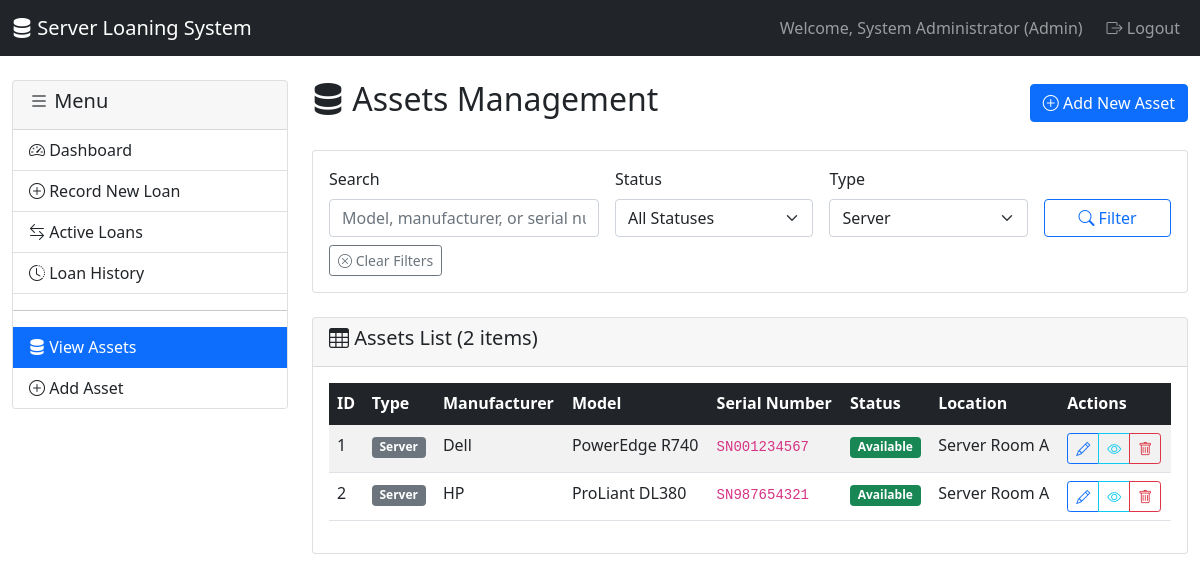
The app's page /admin/assets_list.php?type=Server (signed in) with its own data.
### tables this page shows
CREATE TABLE assets (
    asset_id INT AUTO_INCREMENT PRIMARY KEY,
    asset_type ENUM('Server', 'Security Appliance', 'Network Device', 'Other') NOT NULL,
    manufacturer VARCHAR(100),
    model VARCHAR(100) NOT NULL,
    serial_number VARCHAR(100) UNIQUE,
    specifications TEXT,
    status ENUM('Available', 'On Loan', 'Maintenance', 'Retired') DEFAULT 'Available',
    location VARCHAR(200),
    notes TEXT,
    created_at TIMESTAMP DEFAULT CURRENT_TIMESTAMP,
    updated_at TIMESTAMP DEFAULT CURRENT_TIMESTAMP ON UPDATE CURRENT_TIMESTAMP
);

### auth/check_auth.php (called while the page is built, shortened)
<?php
function getCurrentUserName() {
    return isset($_SESSION['full_name']) ? $_SESSION['full_name'] : $_SESSION['username'];
}
?>

### admin/assets_list.php (the view, shortened to what this page needs)
<?php
require_once '../auth/check_auth.php';
require_once '../config/db_config.php';
$search_term = '';
$status_filter = '';
$type_filter = '';
if (isset($_GET['type'])) {
    $type_filter = $_GET['type'];
}
$query = "SELECT * FROM assets WHERE 1=1";
$params = [];
$types = "";
if (!empty($type_filter)) {
    $query .= " AND asset_type = ?";
    $params[] = $type_filter;
    $types .= "s";
}
$query .= " ORDER BY created_at DESC";
if (!empty($params)) {
    $stmt = $conn->prepare($query);
    $stmt->bind_param($types, ...$params);
    $stmt->execute();
    $result = $stmt->get_result();
} else {
    $result = $conn->query($query);
}
?>
<!DOCTYPE html>
<html lang="en">
<head>
    <link href="https://cdn.jsdelivr.net/npm/bootstrap@5.1.3/dist/css/bootstrap.min.css" rel="stylesheet">
    <link href="https://cdn.jsdelivr.net/npm/bootstrap-icons@1.7.2/font/bootstrap-icons.css" rel="stylesheet">
</head>
<body>
    <nav class="navbar navbar-expand-lg navbar-dark bg-dark">
        <div class="container-fluid">
            <a class="navbar-brand" href="dashboard.php">
                <i class="bi bi-server"></i> Server Loaning System
            </a>
            <div class="navbar-nav ms-auto">
                <span class="navbar-text me-3">
                    Welcome, <?php echo getCurrentUserName(); ?> (Admin)
                </span>
                <a class="nav-link" href="../auth/logout.php">
                    <i class="bi bi-box-arrow-right"></i> Logout
                </a>
            </div>
        </div>
    </nav>
    <div class="container-fluid mt-4">
        <div class="row">
            <div class="col-md-3">
                <div class="card">
                    <div class="card-header">
                        <h5><i class="bi bi-list"></i> Menu</h5>
                    </div>
                    <div class="list-group list-group-flush">
                        <a href="dashboard.php" class="list-group-item list-group-item-action">
                            <i class="bi bi-speedometer2"></i> Dashboard
                        </a>
                        <a href="loan_record.php" class="list-group-item list-group-item-action">
                            <i class="bi bi-plus-circle"></i> Record New Loan
                        </a>
                        <a href="loans_active.php" class="list-group-item list-group-item-action">
                            <i class="bi bi-arrow-left-right"></i> Active Loans
                        </a>
                        <a href="loans_history.php" class="list-group-item list-group-item-action">
                            <i class="bi bi-clock-history"></i> Loan History
                        </a>
                        <hr>
                        <a href="assets_list.php" class="list-group-item list-group-item-action active">
                            <i class="bi bi-server"></i> View Assets
                        </a>
                        <a href="asset_add.php" class="list-group-item list-group-item-action">
                            <i class="bi bi-plus-circle"></i> Add Asset
                        </a>
                    </div>
                </div>
            </div>
            <div class="col-md-9">
                <div class="d-flex justify-content-between align-items-center mb-4">
                    <h2><i class="bi bi-server"></i> Assets Management</h2>
                    <a href="asset_add.php" class="btn btn-primary">
                        <i class="bi bi-plus-circle"></i> Add New Asset
                    </a>
                </div>
                <div class="card mb-4">
                    <div class="card-body">
                        <form method="GET" class="row g-3">
                            <div class="col-md-4">
                                <label for="search" class="form-label">Search</label>
                                <input type="text" class="form-control" id="search" name="search"
                                       placeholder="Model, manufacturer, or serial number"
                                       value="<?php echo htmlspecialchars($search_term); ?>">
                            </div>
                            <div class="col-md-3">
                                <label for="status" class="form-label">Status</label>
                                <select class="form-select" id="status" name="status">
                                    <option value="">All Statuses</option>
                                </select>
                            </div>
                            <div class="col-md-3">
                                <label for="type" class="form-label">Type</label>
                                <select class="form-select" id="type" name="type">
                                    <option value="Server" <?php echo $type_filter === 'Server' ? 'selected' : ''; ?>>Server</option>
                                </select>
                            </div>
                            <div class="col-md-2">
                                <label class="form-label">&nbsp;</label>
                                <div class="d-grid">
                                    <button type="submit" class="btn btn-outline-primary">
                                        <i class="bi bi-search"></i> Filter
                                    </button>
                                </div>
                            </div>
                        </form>
                        <?php if (!empty($search_term) || !empty($status_filter) || !empty($type_filter)): ?>
                        <div class="mt-2">
                            <a href="assets_list.php" class="btn btn-sm btn-outline-secondary">
                                <i class="bi bi-x-circle"></i> Clear Filters
                            </a>
                        </div>
                        <?php endif; ?>
                    </div>
                </div>
                <div class="card">
                    <div class="card-header">
                        <h5><i class="bi bi-table"></i> Assets List (<?php echo $result->num_rows; ?> items)</h5>
                    </div>
                    <div class="card-body">
                        <?php if ($result->num_rows > 0): ?>
                        <div class="table-responsive">
                            <table class="table table-striped table-hover">
                                <thead class="table-dark">
                                    <tr>
                                        <th>ID</th>
                                        <th>Type</th>
                                        <th>Manufacturer</th>
                                        <th>Model</th>
                                        <th>Serial Number</th>
                                        <th>Status</th>
                                        <th>Location</th>
                                        <th>Actions</th>
                                    </tr>
                                </thead>
                                <tbody>
                                    <?php while ($asset = $result->fetch_assoc()): ?>
                                    <tr>
                                        <td><?php echo $asset['asset_id']; ?></td>
                                        <td>
                                            <span class="badge bg-secondary">
                                                <?php echo htmlspecialchars($asset['asset_type']); ?>
                                            </span>
                                        </td>
                                        <td><?php echo htmlspecialchars($asset['manufacturer']); ?></td>
                                        <td><?php echo htmlspecialchars($asset['model']); ?></td>
                                        <td>
                                            <code><?php echo htmlspecialchars($asset['serial_number']); ?></code>
                                        </td>
                                        <td>
                                            <?php
                                            $status_class = '';
                                            switch($asset['status']) {
                                                case 'Available': $status_class = 'bg-success'; break;
                                            }
                                            ?>
                                            <span class="badge <?php echo $status_class; ?>">
                                                <?php echo htmlspecialchars($asset['status']); ?>
                                            </span>
                                        </td>
                                        <td><?php echo htmlspecialchars($asset['location']); ?></td>
                                        <td>
                                            <div class="btn-group btn-group-sm" role="group">
                                                <a href="asset_edit.php?id=<?php echo $asset['asset_id']; ?>"
                                                   class="btn btn-outline-primary" title="Edit">
                                                    <i class="bi bi-pencil"></i>
                                                </a>
                                                <a href="asset_view.php?id=<?php echo $asset['asset_id']; ?>"
                                                   class="btn btn-outline-info" title="View Details">
                                                    <i class="bi bi-eye"></i>
                                                </a>
                                                <button type="button" class="btn btn-outline-danger"
                                                        onclick="confirmDelete(<?php echo $asset['asset_id']; ?>)" title="Delete">
                                                    <i class="bi bi-trash"></i>
                                                </button>
                                            </div>
                                        </td>
                                    </tr>
                                    <?php endwhile; ?>
                                </tbody>
                            </table>
                        </div>
                        <?php endif; ?>
                    </div>
                </div>
            </div>
        </div>
    </div>
</body>
</html>

### records on screen
assets: asset_id "1", asset_type "Server", manufacturer "Dell", model "PowerEdge R740", serial_number "SN001234567", status "Available", location "Server Room A"
assets: asset_id "2", asset_type "Server", manufacturer "HP", model "ProLiant DL380", serial_number "SN987654321", status "Available", location "Server Room A"

### other values on screen
getCurrentUserName() "System Administrator"
$result->num_rows "2"
